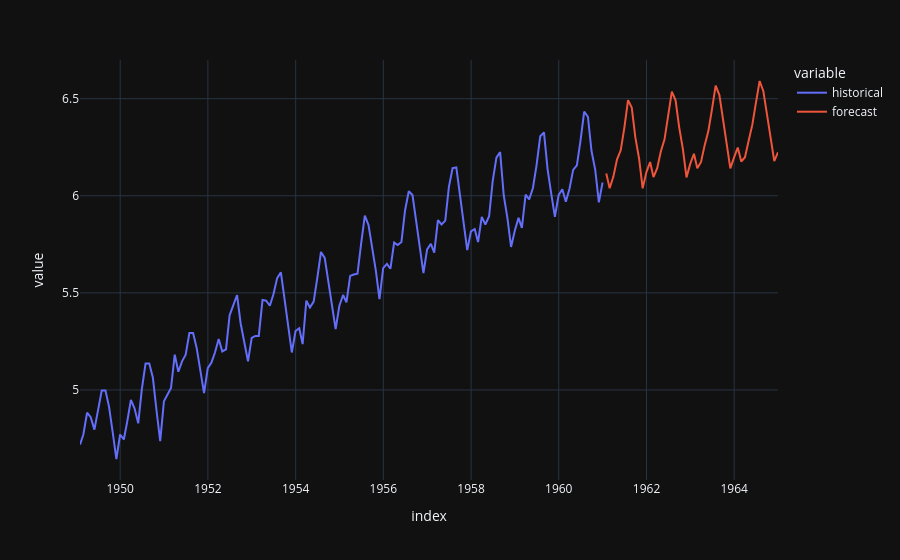

Notebook cell for this chart:
### Code cell
# Ahora sí el forecast tiene sentido...

df_pred.plot(color='variable')

### Figure 1 — Plotly figure (JSON) as saved in the notebook; plotly's stock layout.template omitted (floating-point values rounded to 4 significant figures; data arrays with more than 128 entries replaced by an {"elided": "..."} marker saying what was removed)
{"data": [{"hovertemplate": "variable=historical<br>index=%{x}<br>value=%{y}<extra></extra>", "legendgroup": "historical", "line": {"color": "#636efa", "dash": "solid"}, "marker": {"symbol": "circle"}, "mode": "lines", "name": "historical", "orientation": "v", "showlegend": true, "type": "scatter", "x": {"elided": "192 str values"}, "xaxis": "x", "y": {"elided": "192 float values"}, "yaxis": "y"}, {"hovertemplate": "variable=forecast<br>index=%{x}<br>value=%{y}<extra></extra>", "legendgroup": "forecast", "line": {"color": "#EF553B", "dash": "solid"}, "marker": {"symbol": "circle"}, "mode": "lines", "name": "forecast", "orientation": "v", "showlegend": true, "type": "scatter", "x": {"elided": "192 str values"}, "xaxis": "x", "y": {"elided": "192 float values"}, "yaxis": "y"}], "layout": {"legend": {"title": {"text": "variable"}, "tracegroupgap": 0}, "margin": {"t": 60}, "xaxis": {"anchor": "y", "domain": [0, 1], "title": {"text": "index"}}, "yaxis": {"anchor": "x", "domain": [0, 1], "title": {"text": "value"}}}}
